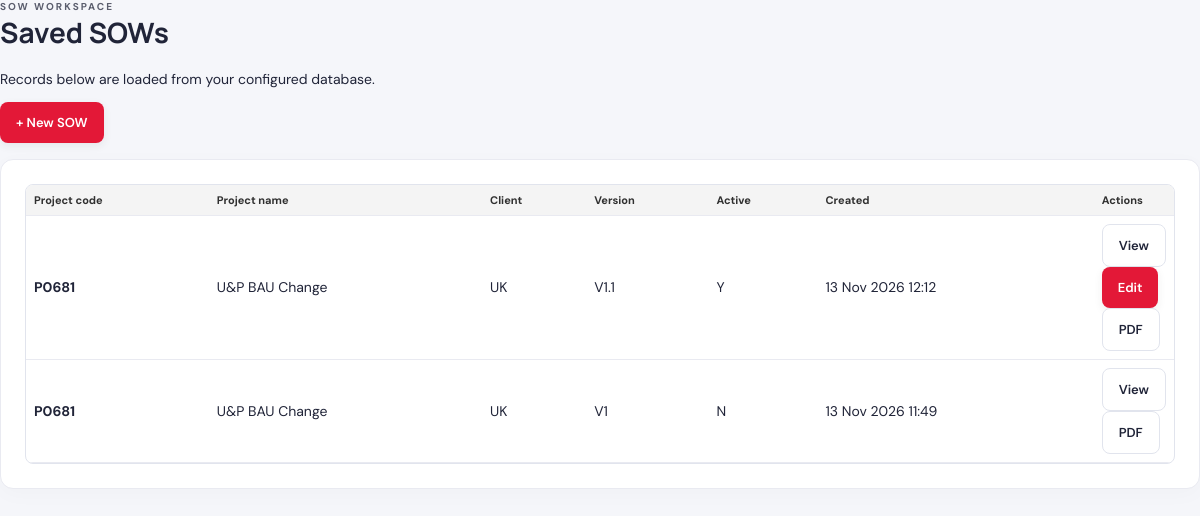
Page /sows on the earlier database version.
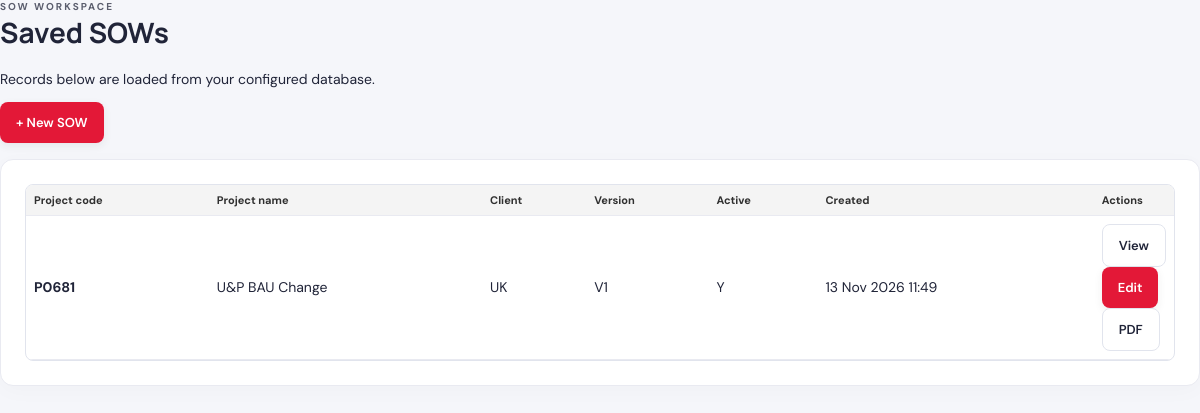
Same page on the later database version.
### app.py (models this page shows, shortened)
class SowProject(db.Model):
    __tablename__ = "sow_projects"
    id = db.Column(db.Integer, primary_key=True)
    project_code = db.Column(db.String(30), nullable=False, index=True)
    project_name = db.Column(db.String(100), nullable=False)
    project_team = db.Column(db.String(100))
    project_type = db.Column(db.String(100))
    start_date = db.Column(db.Date)
    end_date = db.Column(db.Date)
    fte_count = db.Column(db.Numeric(8, 2))
    region = db.Column(db.String(100))
    client_name = db.Column(db.String(150))
    business_lead = db.Column(db.String(150))
    business_lead_designation = db.Column(db.String(150))
    business_lead_email = db.Column(db.String(255))
    billing_model = db.Column(db.String(100))
    change_effective_date = db.Column(db.Date)
    already_agreed_fte = db.Column(db.String(10))
    project_cost_inr = db.Column(db.Numeric(14, 2))
    billing_currency = db.Column(db.String(10))
    fx_rate = db.Column(db.Numeric(12, 4))
    project_cost_fx = db.Column(db.Numeric(14, 2))
    travel_cost_inr = db.Column(db.Numeric(14, 2))
    travel_currency = db.Column(db.String(10))
    travel_fx_rate = db.Column(db.Numeric(12, 4))
    travel_cost_fx = db.Column(db.Numeric(14, 2))
    executive_summary = db.Column(db.Text)
    background = db.Column(db.Text)
    in_scope = db.Column(db.Text)
    out_of_scope = db.Column(db.Text)
    dependencies_risks = db.Column(db.Text)
    required_skills = db.Column(db.Text)
    software_required = db.Column(db.Text)
    other_notes = db.Column(db.Text)
    declarations = db.Column(db.Text)
    sow_version = db.Column(db.String(30), nullable=False, default="V1")
    active_flag = db.Column(db.String(1), nullable=False, default="Y", index=True)
    change_summary = db.Column(db.Text)
    milestones_json = db.Column(db.Text, nullable=False, default="[]")
    created_at = db.Column(db.DateTime, default=datetime.utcnow, nullable=False)
    resources = db.relationship(
        "SowResource", backref="project", cascade="all, delete-orphan",
        order_by="SowResource.sort_order"
    )

### app.py (the view)
@app.route("/sows")
def list_projects():
    projects = SowProject.query.order_by(SowProject.created_at.desc(), SowProject.id.desc()).all()
    return render_template("sows.html", projects=projects)

### app.py (called while the page is built)
@app.before_request
def initialize_database_schema():
    ensure_schema()

### templates/sows.html
<!doctype html>
<html lang="en"><head><meta charset="utf-8"><meta name="viewport" content="width=device-width, initial-scale=1"><title>Saved SOWs</title><link rel="stylesheet" href="{{ url_for('static', filename='style.css') }}"></head>
<body><div class="app-shell"><header class="app-header"><div><div class="eyebrow">SOW WORKSPACE</div><h1>Saved SOWs</h1><p>Records below are loaded from your configured database.</p></div><div class="header-actions"><a class="btn btn-primary" href="{{ url_for('index') }}">+ New SOW</a></div></header>
<main class="form-layout"><section class="panel"><div class="table-wrap"><table><thead><tr><th>Project code</th><th>Project name</th><th>Client</th><th>Version</th><th>Active</th><th>Created</th><th>Actions</th></tr></thead><tbody>
{% for p in projects %}<tr><td><strong>{{ p.project_code }}</strong></td><td>{{ p.project_name }}</td><td>{{ p.client_name or '—' }}</td><td>{{ p.sow_version or 'V1' }}</td><td>{{ 'Y' if p.active_flag == 'Y' else 'N' }}</td><td>{{ p.created_at.strftime('%d %b %Y %H:%M') if p.created_at else '—' }}</td><td><a class="btn btn-light" href="{{ url_for('print_project', project_id=p.id) }}">View</a> {% if p.active_flag == 'Y' %}<a class="btn btn-primary" href="{{ url_for('edit_project', project_id=p.id) }}">Edit</a>{% endif %} <a class="btn btn-light" href="{{ url_for('download_project_pdf', project_id=p.id) }}">PDF</a></td></tr>
{% else %}<tr><td colspan="7">No saved SOWs yet. Create a new SOW to get started.</td></tr>{% endfor %}</tbody></table></div></section></main></div></body></html>

### static/style.css (style rules this page uses)
:root { --ink:#202438;--muted:#70778b;--line:#e1e4ed;--bg:#f5f6fa;--purple:#35245e;--purple2:#5d47a1;--accent:#7763c5;--white:#fff }
* { box-sizing:border-box }
body { margin:0;background:var(--bg);color:var(--ink);font-family:'DM Sans',Arial,sans-serif;font-size:14px }
h1,h2,h3,p { margin-top:0 }
h1,h2,h3 { font-family:Manrope,Arial,sans-serif }
.eyebrow { font-size:10px;font-weight:700;letter-spacing:2px;opacity:.72 }
.btn { font:600 13px 'DM Sans',sans-serif;border:0;border-radius:8px;padding:12px 16px;cursor:pointer;text-decoration:none;display:inline-flex;align-items:center;justify-content:center;gap:8px }
.btn-primary { background:var(--purple2);color:white;box-shadow:0 3px 8px #35245e20 }
.btn-light { background:white;color:var(--ink);border:1px solid var(--line) }
.panel { background:white;border:1px solid #e9eaf1;border-radius:13px;padding:24px;margin:16px 0;box-shadow:0 5px 22px #27233b06 }
.table-wrap { width:100%;overflow-x:auto;border:1px solid var(--line);border-radius:8px }
table { width:100%;border-collapse:collapse }
th { background:#f2f0f8;color:#4b4267;font-size:11px;text-align:left;font-weight:700;white-space:nowrap }
th,td { padding:8px;border-bottom:1px solid #e9eaf1 }
td:last-child { width:35px }
body { background:var(--bg);color:var(--ink) }
.btn-primary { background:#e31837;box-shadow:0 3px 8px #30303014 }
th { background:#f4f4f4;color:#303030 }

Differences in the rows shown:
removed SowProject: project_code "P0681", project_name "U&P BAU Change", client_name "UK", sow_version "V1.1", active_flag "Y", created_at "13 Nov 2026 12:12"
changed SowProject "U&P BAU Change": active_flag "N" → "Y"; now shows "Edit"
